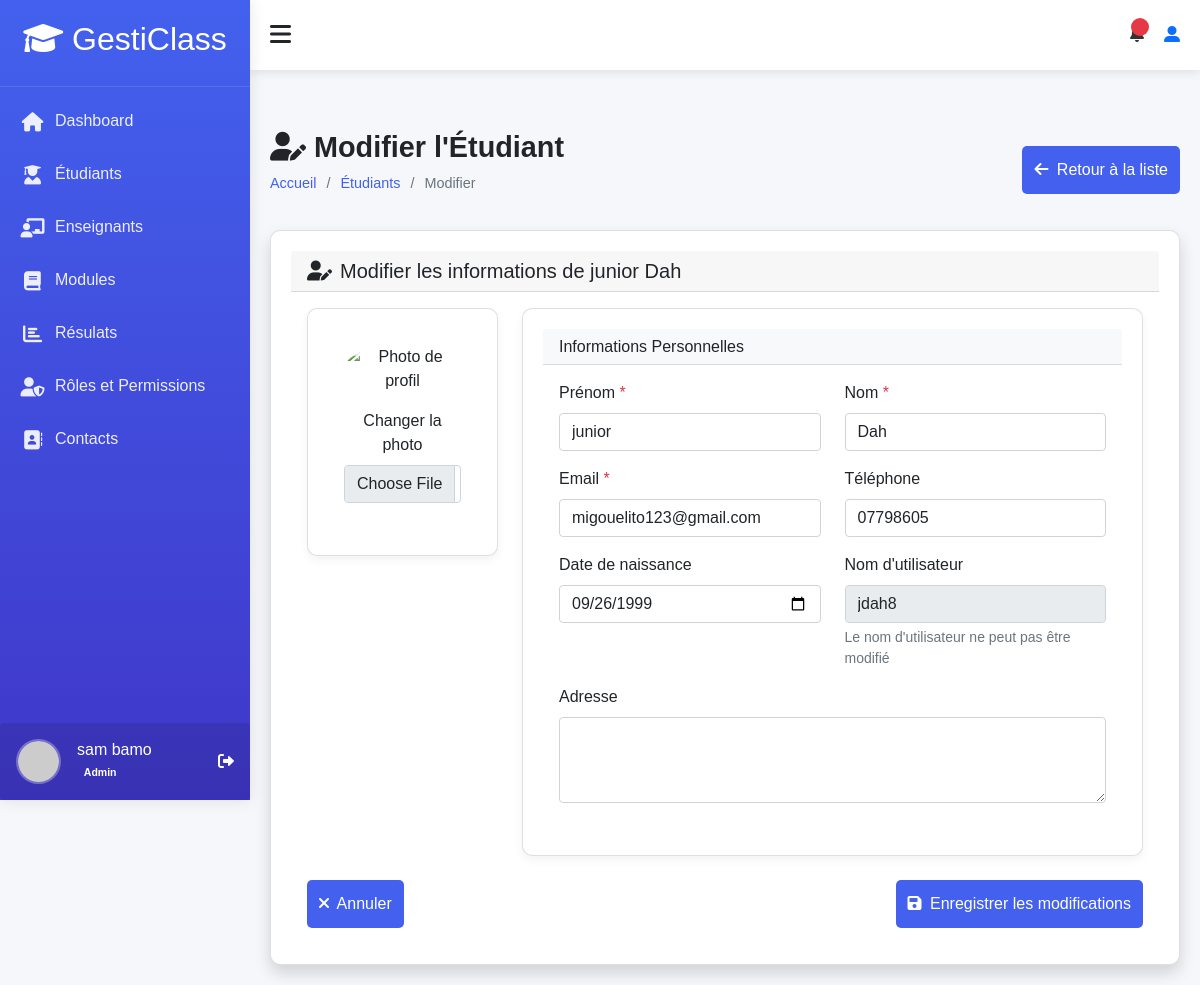
The page /accounts/students/15/update/ (signed in) on the database as committed earlier.
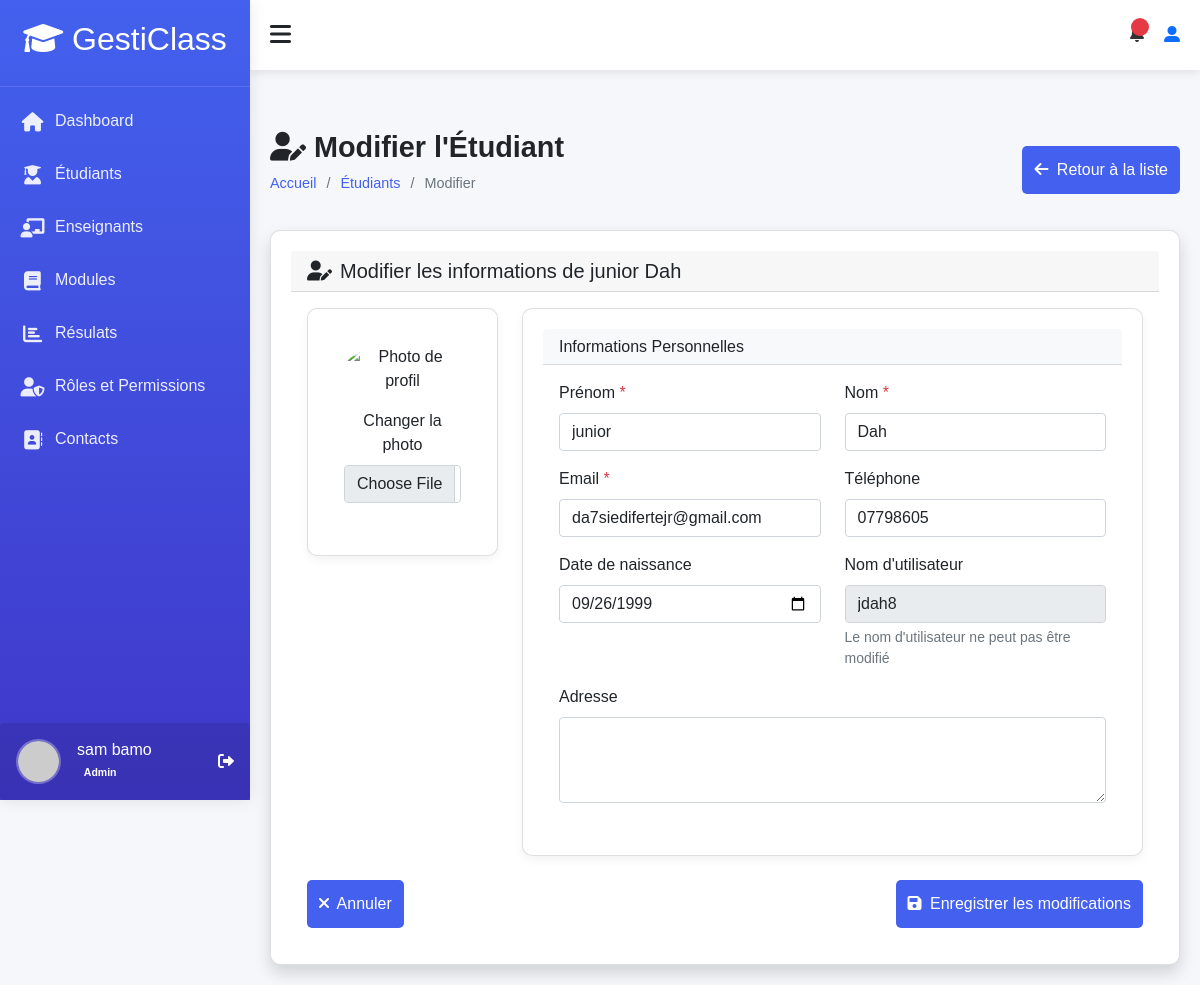
The same page on the database as committed later.
### accounts/models.py (models this page shows, shortened)
class User(AbstractUser):
    ROLE_CHOICES = (
        ('admin', 'Administrateur'),
        ('teacher', 'Enseignant'),
        ('student', 'Élève'),
    )
    profil = models.CharField(max_length=10, choices=ROLE_CHOICES, default='student')
    phone = models.CharField(max_length=20, blank=True)
    birth_date = models.DateField(null=True, blank=True)
    photo = models.ImageField(upload_to='users/', null=True, blank=True)
    specialty = models.CharField(max_length=100, null=True, blank=True)
    hire_date = models.DateField(null=True, blank=True)
    address = models.TextField(blank=True)
    phone_number = models.CharField(max_length=15, blank=True)
    date_of_birth = models.DateField(null=True, blank=True)
    class Meta:
        permissions = [
        ("peut_acceder_module", "Peut acceder au module"),
        ("peut_acceder_aux_eleve", "Peut acceder aux eleves"),
        ("peut_acceder_aux_enseignants", "peut acceder aux enseigants"),
        ("peut_acceder_aux_roles", "peut acceder aux roles"),
        ("peut_acceder_au_dashboard", "Peut accéder au tableau de bord "),
        ("dashboard", "Peut voir les infos utiles  pour des étudiants"),
        ("peut_voir_infos_utile_teacher", "Peut voir les infos utiles pour des enseignants"),
        ("peut_agir_infos_utile_student", "Peut agir sur les infos utiles pour des étudiants"),
        ("peut_agir_infos_utile_teacher", "Peut agir sur les infos utiles pour des enseignants"),
        ("can_view_student_performance_data", "Peut voir ses données de performance  étudiants"),
        ("can_view_teacher_module_performance_data", "Peut voir les données de performance des modules des enseignants"),
        ("can_view_all_students_performance_data ", "Peut voir les données de performance de tous les étudiants"),
        ("can_view_student_list", "Peut voir la liste des étudiants"),
        ("can_view_teacher_list", "Peut voir la liste des enseignants"),
        ("can_view_module_list", "Peut voir la liste des modules"),
        ("can_view_results_list", "Peut voir la liste résultats"),
        ("can_view_suggestions_list", "Peut voir la liste des suggestions"),
        ("can_delete_suggestion", "Peut supprimer une suggestion"),
        ("can_delete_result", "Peut supprimer un résultat"),
        ("can_view_module_details", "Peut les details d'un module"),
        ("can_view_student_details", "Peut voir les détails d'un étudiant"),
        ("can_view_teacher_details", "Peut voir les détails d'un enseignant"),
        ("can_view_own_details", "Peut voir ses propres détails"),
        ("cans_view_results", "Peut voir les résultats"),
        ("can_view_own_results", "Peut voir ses propres résultats"),
        ("can_view_section__admin", "Peut voir la d'administration des section"),
        ("view_role", "Peut voir les rôles"),
        ("add_role", "Peut ajouter un rôle"),
        ("change_role", "Peut modifier un rôle"),
        ("delete_role", "Peut supprimer un rôle"),
        ("assign_role", "Peut assigner des rôles"),
        ("view_timetable", "Peut voir l'emploi du temps"),
        ("manage_timetable", "Peut gérer l'emploi du temps"),
        ("can_add_teacher", "Peut ajouter un enseignant"),
        ("can_add_student", "Peut ajouter un étudiant"),
        ("can_change_teacher", "Peut modifier un enseignant"),
        ("can_change_student", "Peut modifier un étudiant"),
        ("can_delete_teacher", "Peut supprimer un enseignant"),
        ("can_delete_student", "Peut supprimer un étudiant"),
        ("can_view_schoolinfo", "Peut voir les informations de l'école"),
        ("can_add_schoolinfo", "Peut ajouter les informations de l'école"),
        ("can_change_schoolinfo", "Peut modifier les informations de l'école"),
        ("can_delete_schoolinfo", "Peut supprimer les informations de l'école"),
        ]

### accounts/views.py (the view, shortened to what this page needs)
# urls.py: path('students/<int:student_id>/update/', views.update_student
@login_required
@permission_required('accounts.can_change_student', raise_exception=True)
def update_student(request, student_id):
    student = get_object_or_404(User, id=student_id)
    return render(request, 'students/update_student.html', {'student': student})

### accounts/templates/students/update_student.html (shortened to what the changed rows need)
{% extends "models/base.html" %}
{% load static %}
{% block content %}
<div class="content">
    <div class="page-title">
        <div>
            <h2><i class="fas fa-user-edit me-2"></i>Modifier l'Étudiant</h2>
        </div>
    </div>
    <div class="card shadow">
        <div class="card-header  text-dark">
            <h5 class="m-0"><i class="fas fa-user-edit me-2"></i>Modifier les informations de {{ student.get_full_name }}</h5>
        </div>
        <div class="card-body">
            <form method="post" enctype="multipart/form-data">
                <div class="row">
                    <div class="col-md-9">
                        <div class="card">
                            <div class="card-body">
                                <div class="row">
                                    <div class="col-md-6 mb-3">
                                        <label for="first_name" class="form-label">Prénom <span class="text-danger">*</span></label>
                                        <input type="text" class="form-control" id="first_name" name="first_name"
                                               value="{{ student.first_name }}" required>
                                    </div>
                                    <div class="col-md-6 mb-3">
                                        <label for="last_name" class="form-label">Nom <span class="text-danger">*</span></label>
                                        <input type="text" class="form-control" id="last_name" name="last_name"
                                               value="{{ student.last_name }}" required>
                                    </div>
                                </div>
                                <div class="row">
                                    <div class="col-md-6 mb-3">
                                        <label for="email" class="form-label">Email <span class="text-danger">*</span></label>
                                        <input type="email" class="form-control" id="email" name="email"
                                               value="{{ student.email }}" required>
                                    </div>
                                    <div class="col-md-6 mb-3">
                                        <label for="phone" class="form-label">Téléphone</label>
                                        <input type="tel" class="form-control" id="phone" name="phone"
                                               value="{{ student.phone }}">
                                    </div>
                                </div>
                                <div class="row">
                                    <div class="col-md-6 mb-3">
                                        <label for="birth_date" class="form-label">Date de naissance</label>
                                        <input type="date" class="form-control" id="birth_date" name="birth_date"
                                               value="{{ student.birth_date|date:'Y-m-d' }}">
                                    </div>
                                    <div class="col-md-6 mb-3">
                                        <label for="username" class="form-label">Nom d'utilisateur</label>
                                        <input type="text" class="form-control" id="username" value="{{ student.username }}" readonly>
                                        <div class="form-text">Le nom d'utilisateur ne peut pas être modifié</div>
                                    </div>
                                </div>
                            </div>
                        </div>
                    </div>
                </div>
            </form>
        </div>
    </div>
</div>
{% endblock %}

Rows that differ between the two databases and show on the page:
changed User "junior Dah": email "migouelito123@gmail.com" → "da7siedifertejr@gmail.com"
